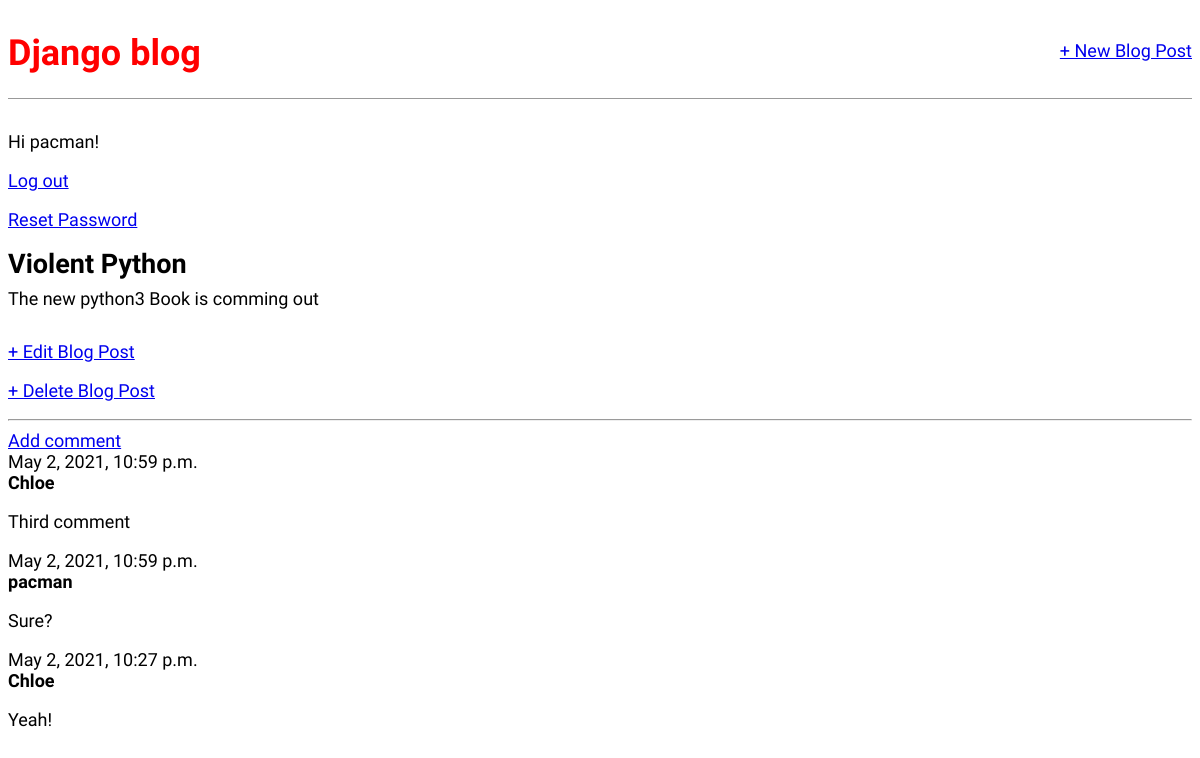
The app's page /post/4/ (signed in) with its own data.
### blog/models.py (models this page shows, shortened)
class Post(models.Model):
    title = models.CharField(max_length=200)
    author = models.ForeignKey('auth.User', on_delete=models.CASCADE, )
    body = models.TextField()

class Comment(models.Model):
    post = models.ForeignKey('blog.Post', on_delete=models.CASCADE, related_name='comments')
    author = models.CharField(max_length=200)
    text = models.TextField()
    created_date = models.DateTimeField(default=timezone.now())

### blog/views.py (the view)
# urls.py: path('post/<int:pk>/', BlogDetailView.as_view(), name='post_detail'),
class BlogDetailView(DetailView):
    model = Post
    template_name = 'post_detail.html'

### templates/post_detail.html
{% extends 'base.html' %}
{% block content %}
    <div class="post-entry">
        <h2>{{ object.title }}</h2>
        <p>{{ object.body }}</p>
    </div>
    <a href="{% url 'post_edit' post.pk %}">+ Edit Blog Post</a>
    <p><a href="{% url 'post_delete' post.pk %}">+ Delete Blog Post</a></p>
    <hr>
        {% if user.is_authenticated %}
            <a class="btn btn-default" href="{% url 'add_comment_to_post' pk=post.pk %}">Add comment</a>
            {% for comment in post.comments.all %}
                <div class="comment">
                    <div class="date">
                        {{ comment.created_date }}
                    </div>
                    <strong>{{ comment.author }}</strong>
                    <p>{{ comment.text|linebreaks }}</p>
            {% empty %}
                <p>No comments here yet !</p>
            {% endfor %}
        {% else %}
                    <p>You should Log in to see comments!</p>
        {% endif %}
{% endblock content %}

### templates/base.html (shortened to what this page needs)
{% load static %}
<html>
    <head>
        <link rel="stylesheet" href="{% static 'css/base.css' %}">
    </head>
    <body>
        <header>
            <div class="nav-left">
                <h1><a href="{% url 'home' %}">Django blog</a></h1>
            </div>
            <div class="nav-right">
                <a href="{% url 'post_new' %}">+ New Blog Post</a>
            </div>
        </header>
        {% if user.is_authenticated %}
            <p>Hi {{ user.username }}!</p>
            <p><a href="{% url 'logout' %}">Log out</a></p>
            <p><a href="{% url 'password_reset' %}">Reset Password</a></p>
        {% else %}
            <p>You are not logged in.</p>
            <a href="{% url 'login' %}">Log In</a>
            <a href="{% url 'signup' %}">Sign Up</a>
        {% endif %}
        <div>
            {% block content %}
            {% endblock content %}
        </div>
    </body>
</html>

### static/css/base.css (style rules this page uses)
body { font-family: 'Source Sans Pro', sans-serif; font-size: 18px; }
header { border-bottom: 1px solid #999; margin-bottom: 2rem; display: flex; }
header h1 a { color: red; text-decoration: none; }
.nav-left { margin-right: auto; }
.nav-right { display: flex; padding-top: 2rem; }
.post-entry { margin-bottom: 2rem; }
.post-entry h2 { margin: 0.5rem 0; }
.post-entry p { margin: 0; font-weight: 400; }

### records on screen
Post: title "Violent Python", body "The new python3 Book is comming out"
Comment: created_date "May 2, 2021, 10:59 p.m.", author "Chloe", text "Third comment"
Comment: created_date "May 2, 2021, 10:59 p.m.", author "pacman", text "Sure?"
Comment: created_date "May 2, 2021, 10:27 p.m.", author "Chloe", text "Yeah!"

### other values on screen
{{ user.username }} "pacman"
